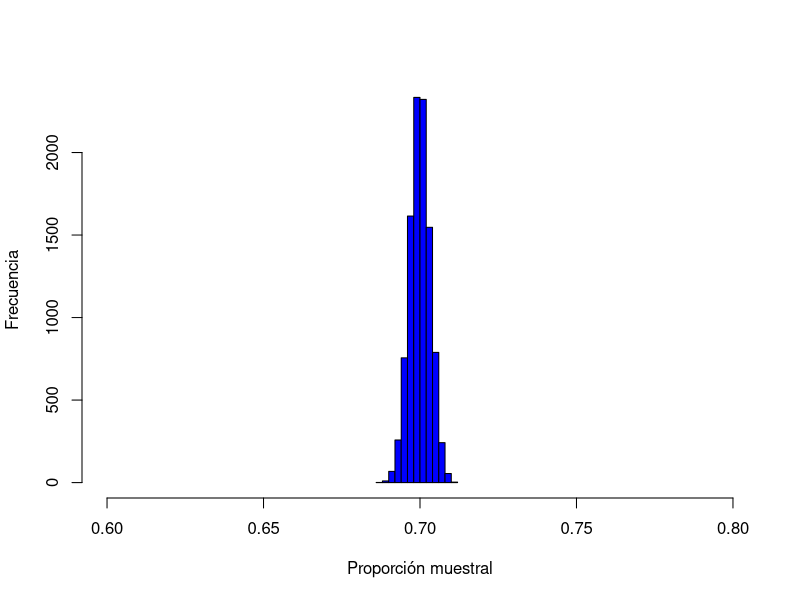
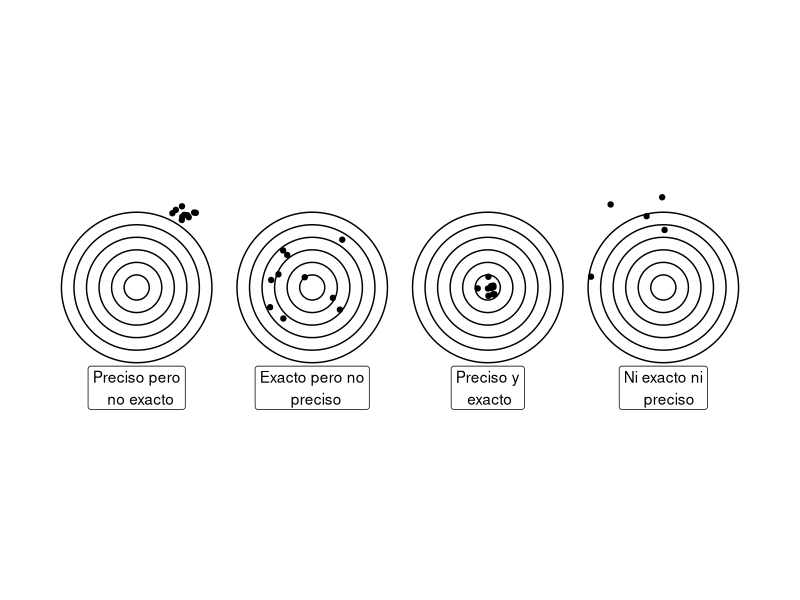
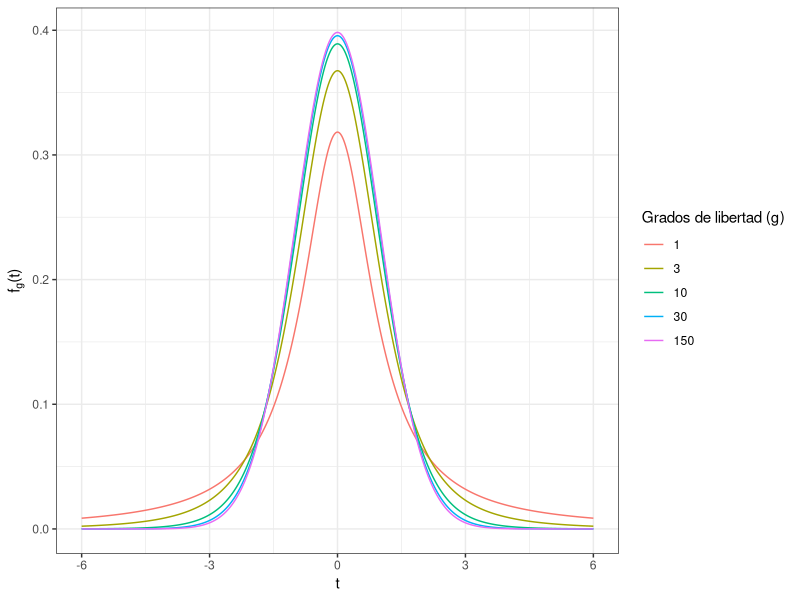

These figures' R source, in order:
## ---- chunk 1
#| echo: true
#| code-fold: false
poblacion <- c(rep(1, 11900000), rep(0, 5100000))
set.seed(314159)
p_muestra <- mean(sample(poblacion, 20000, replace = FALSE))
p_muestra
## ---- chunk 2
#| echo: true
#| code-fold: false
library(purrr)
p_muestras <- map_dbl(
  1:10000,
  ~ mean(sample(poblacion, 20000, replace = FALSE))
)
head(p_muestras)
## ---- chunk 3
#| label: fig-histograma-phat
#| fig-cap: Histograma de los valores de la proporción muestral para las 10000 muestras extraidas.
#| warning: false
#| fig-width: 10
#| fig-height: 7
hist(
  p_muestras,
  col = "blue",
  xlab = "Proporción muestral",
  ylab = "Frecuencia",
  main = "",
  xlim = c(0.6, 0.8)
)
## ---- chunk 4
#| label: fig-diana
#| fig-cap: Analogía de la medición con una diana
#| warning: false
#| fig-width: 10
#| fig-height: 7
library(tidyverse)
set.seed(314159)
h_offset = 0.03
v_offset = - 8
centers <- tibble(x = rep(seq(0, 3), times = rep(10, 4)) * 14, y = 0)
sigma <- c(0.5, 2, 0.5, 3)

delta_shots <- tibble(x = rep(c(4, 0, 0, -1.5), times = rep(10, 4)), y = rep(c(6, 0, 0, 7), times = rep(10, 4)))
shots <- centers + delta_shots + rep(sigma, times = rep(10, 4)) * tibble(x = rnorm(n = 40), y = rnorm(n = 40))
labels <- tibble(x = seq(0, 3) * 14, y = v_offset, label = c(
  "Preciso pero\n  no exacto",
  "Exacto pero no\n  preciso",
  "Preciso y\n exacto",
  "Ni exacto ni\n   preciso"
))
radius <- seq(1, 6)
circles <- tibble(x0 = rep(seq(0, 3), 6) * 14, y0 = rep(0, 6 * 4), r = rep(radius, times = rep(4, 6)))
shots |>
  ggplot(aes(x = x, y = y)) +
  geom_point() +
  coord_fixed() +
  theme_void() +
  xlim(-8, 50) +
  ylim(-10, 8) +
    ggforce::geom_circle(aes(x0 = x0, y0 = y0, r = r), data = circles, inherit.aes = FALSE) +
    geom_label(aes(x = x, y = y, label = label), data = labels, inherit.aes = FALSE)
## ---- chunk 5
#| label: fig-densidad-student
#| fig-cap: Densidad de la distribución t de Student para varios valores de los grados de libertad
#| warning: false
#| fig-width: 10
#| fig-height: 7
library(purrr)
library(ggplot2)

df <- c(1, 3, 10, 30, 150)
x <- seq(-6, 6, by = 0.01)
densidad <- map_dfr(df, ~ data.frame(x = x, y = dt(x, df = .), df = .))

densidad |>
  ggplot(aes(x, y, col = factor(df))) +
  geom_line() +
  labs(x = "t", y = expression(paste(f[g], "(t)"))) +
  scale_color_discrete(name = "Grados de libertad (g)") +
  theme_bw()
